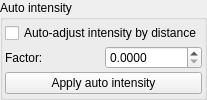
    <widget class="QGroupBox" name="groupBox_autoIntensity">
     <property name="title">
      <string>Auto intensity</string>
     </property>
     <layout class="QGridLayout" name="gridLayout_autoIntensity">
      <property name="leftMargin">
       <number>2</number>
      </property>
      <property name="topMargin">
       <number>2</number>
      </property>
      <property name="rightMargin">
       <number>2</number>
      </property>
      <property name="bottomMargin">
       <number>2</number>
      </property>
      <property name="spacing">
       <number>2</number>
      </property>
      <item row="0" column="0" colspan="2">
       <widget class="MyCheckBox" name="checkBox_auto_intensity">
        <property name="text">
         <string>Auto-adjust intensity by distance</string>
        </property>
       </widget>
      </item>
      <item row="1" column="0">
       <widget class="QLabel" name="label_auto_intensity_factor">
        <property name="text">
         <string>Factor:</string>
        </property>
       </widget>
      </item>
      <item row="1" column="1">
       <widget class="MyDoubleSpinBox" name="spinboxd_auto_intensity_factor">
        <property name="toolTip">
         <string>&lt;html&gt;&lt;head/&gt;&lt;body&gt;&lt;p&gt;Multiplier for auto-calculated intensity. Formula: intensity = distance² × factor. Default 0.01 gives reasonable brightness at typical distances.&lt;/p&gt;&lt;/body&gt;&lt;/html&gt;</string>
        </property>
        <property name="decimals">
         <number>4</number>
        </property>
        <property name="minimum">
         <double>0.000000000000000</double>
        </property>
        <property name="maximum">
         <double>1.000000000000000</double>
        </property>
        <property name="singleStep">
         <double>0.001000000000000</double>
        </property>
       </widget>
      </item>
      <item row="2" column="0" colspan="2">
       <widget class="QPushButton" name="pushButton_applyAutoIntensity">
        <property name="toolTip">
         <string>&lt;html&gt;&lt;head/&gt;&lt;body&gt;&lt;p&gt;Calculate intensity based on distance to fractal surface and apply&lt;/p&gt;&lt;/body&gt;&lt;/html&gt;</string>
        </property>
        <property name="text">
         <string>Apply auto intensity</string>
        </property>
       </widget>
      </item>
     </layout>
    </widget>
